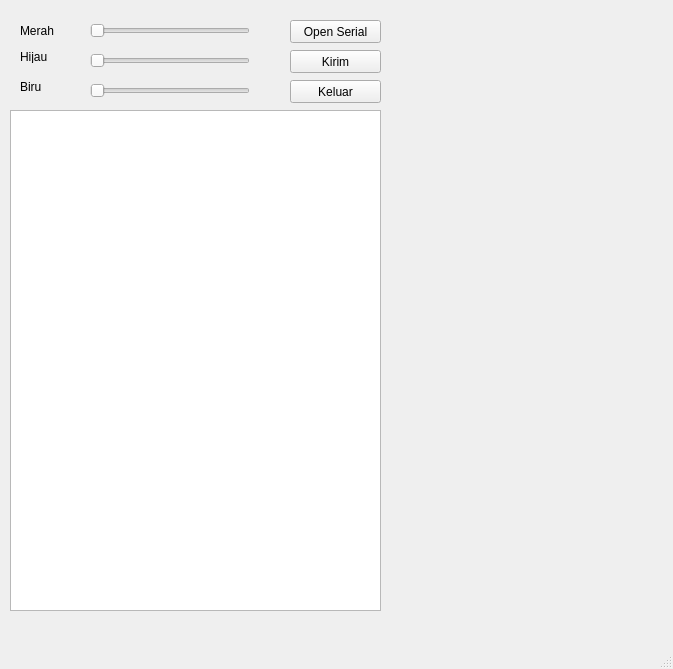
<?xml version="1.0" encoding="UTF-8"?>
<ui version="4.0">
 <class>MainWindow</class>
 <widget class="QMainWindow" name="MainWindow">
  <property name="geometry">
   <rect>
    <x>0</x>
    <y>0</y>
    <width>673</width>
    <height>669</height>
   </rect>
  </property>
  <property name="windowTitle">
   <string>Demo LED Arduino</string>
  </property>
  <widget class="QWidget" name="centralwidget">
   <widget class="QPushButton" name="pushButton_Kirim">
    <property name="geometry">
     <rect>
      <x>290</x>
      <y>50</y>
      <width>91</width>
      <height>23</height>
     </rect>
    </property>
    <property name="text">
     <string>Kirim</string>
    </property>
   </widget>
   <widget class="QLabel" name="label">
    <property name="geometry">
     <rect>
      <x>20</x>
      <y>24</y>
      <width>46</width>
      <height>13</height>
     </rect>
    </property>
    <property name="text">
     <string>Merah</string>
    </property>
   </widget>
   <widget class="QTextEdit" name="textEdit_Hasil">
    <property name="geometry">
     <rect>
      <x>10</x>
      <y>110</y>
      <width>371</width>
      <height>501</height>
     </rect>
    </property>
    <property name="font">
     <font>
      <family>Fixedsys</family>
     </font>
    </property>
   </widget>
   <widget class="QPushButton" name="pushButton_Openserial">
    <property name="geometry">
     <rect>
      <x>290</x>
      <y>20</y>
      <width>91</width>
      <height>23</height>
     </rect>
    </property>
    <property name="text">
     <string>Open Serial</string>
    </property>
   </widget>
   <widget class="QPushButton" name="pushButton_Keluar">
    <property name="geometry">
     <rect>
      <x>290</x>
      <y>80</y>
      <width>91</width>
      <height>23</height>
     </rect>
    </property>
    <property name="text">
     <string>Keluar</string>
    </property>
   </widget>
   <widget class="QSlider" name="horizontalSlider_Merah">
    <property name="geometry">
     <rect>
      <x>90</x>
      <y>20</y>
      <width>160</width>
      <height>22</height>
     </rect>
    </property>
    <property name="maximum">
     <number>255</number>
    </property>
    <property name="orientation">
     <enum>Qt::Horizontal</enum>
    </property>
   </widget>
   <widget class="QSlider" name="horizontalSlider_Biru">
    <property name="geometry">
     <rect>
      <x>90</x>
      <y>80</y>
      <width>160</width>
      <height>22</height>
     </rect>
    </property>
    <property name="maximum">
     <number>255</number>
    </property>
    <property name="orientation">
     <enum>Qt::Horizontal</enum>
    </property>
   </widget>
   <widget class="QSlider" name="horizontalSlider_Hijau">
    <property name="geometry">
     <rect>
      <x>90</x>
      <y>50</y>
      <width>160</width>
      <height>22</height>
     </rect>
    </property>
    <property name="maximum">
     <number>255</number>
    </property>
    <property name="orientation">
     <enum>Qt::Horizontal</enum>
    </property>
   </widget>
   <widget class="QLabel" name="label_2">
    <property name="geometry">
     <rect>
      <x>20</x>
      <y>80</y>
      <width>46</width>
      <height>13</height>
     </rect>
    </property>
    <property name="text">
     <string>Biru</string>
    </property>
   </widget>
   <widget class="QLabel" name="label_3">
    <property name="geometry">
     <rect>
      <x>20</x>
      <y>50</y>
      <width>46</width>
      <height>13</height>
     </rect>
    </property>
    <property name="text">
     <string>Hijau</string>
    </property>
   </widget>
   <widget class="QLabel" name="label_4">
    <property name="geometry">
     <rect>
      <x>400</x>
      <y>10</y>
      <width>241</width>
      <height>621</height>
     </rect>
    </property>
    <property name="text">
     <string/>
    </property>
    <property name="pixmap">
     <pixmap>warna.jpg</pixmap>
    </property>
   </widget>
  </widget>
  <widget class="QMenuBar" name="menubar">
   <property name="geometry">
    <rect>
     <x>0</x>
     <y>0</y>
     <width>673</width>
     <height>21</height>
    </rect>
   </property>
  </widget>
  <widget class="QStatusBar" name="statusbar"/>
 </widget>
 <resources/>
 <connections/>
</ui>
